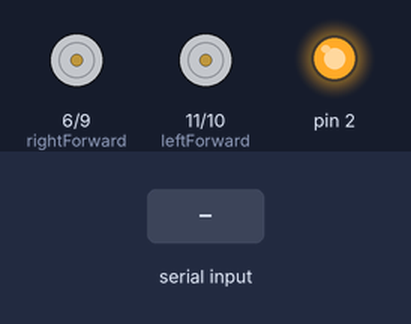
This sketch was run on a simulated Arduino Uno, built with avr-gcc and run on an emulated ATmega328P. On the bench: motor-driver pin pairs drawn as motors (green arrow = first pin HIGH = forward, orange = second pin HIGH = backward, longer = more drive), output pins drawn as LEDs (lit = HIGH). The test bench sets the inputs (shaded band).

Above: at 1.2 s.
1.3 s: "k" received over Serial
At 2.5 s:
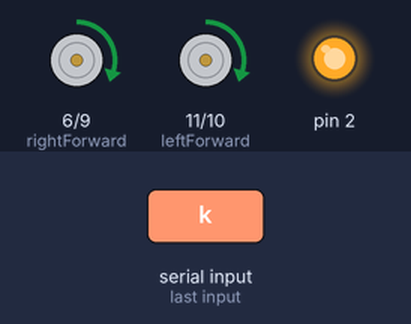
2.8 s: "j" received over Serial
At 3.6 s:
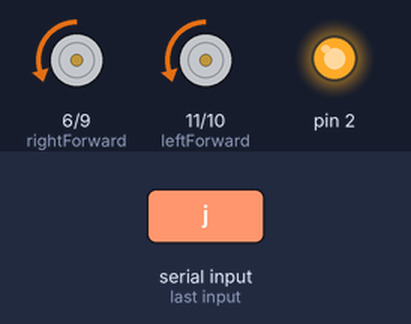
4.3 s: "h" received over Serial
At 4.8 s:
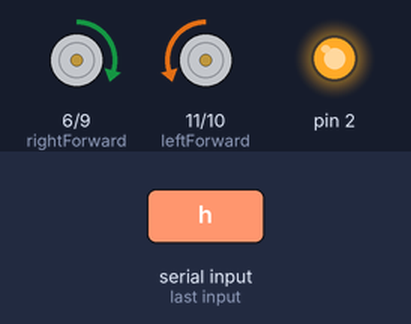
5.8 s: "l" received over Serial
At 7.0 s:
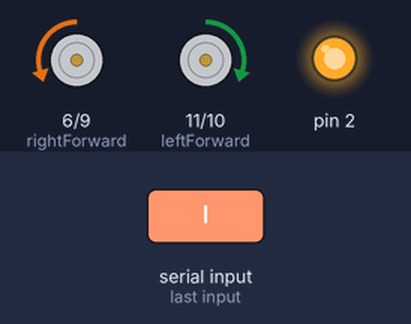
7.3 s: byte 32 (' ') received over Serial
At 8.2 s:
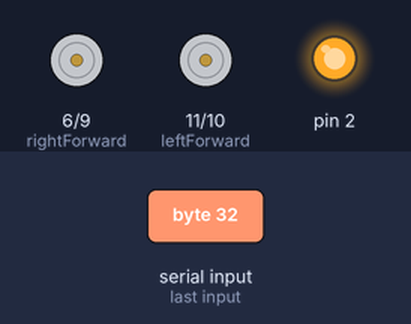
Timing chart, 0 to 9.8 s (numbered marks = the images above; inputs shaded):
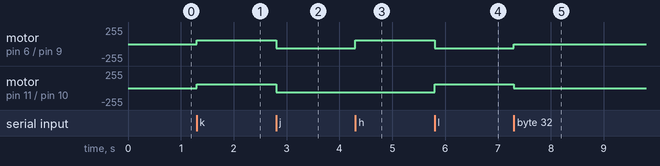

Measured:
- after the input at 1.3 s, motor on pin 6 (rightForward) / pin 9 (rightBackward), motor on pin 11 (leftForward) / pin 10 (leftBackward): stopped → forward 60/255 at once
- after the input at 2.8 s, motor on pin 6 (rightForward) / pin 9 (rightBackward), motor on pin 11 (leftForward) / pin 10 (leftBackward): forward 60/255 → backward 60/255 at once
- after the input at 4.3 s, motor on pin 6 (rightForward) / pin 9 (rightBackward): backward 60/255 → forward 60/255 at once
- after the input at 5.8 s, motor on pin 6 (rightForward) / pin 9 (rightBackward): forward 60/255 → backward 60/255 at once; motor on pin 11 (leftForward) / pin 10 (leftBackward): backward 60/255 → forward 60/255 at once
- after the input at 7.3 s, motor on pin 6 (rightForward) / pin 9 (rightBackward): backward 60/255 → stopped at once; motor on pin 11 (leftForward) / pin 10 (leftBackward): forward 60/255 → stopped at once

The sketch:

drive_remote.ino
```cpp
int speed = 60;

const int leftForward = 11;
const int leftBackward = 10;
const int rightForward = 6;
const int rightBackward = 9;

void setup() {
  Serial.begin(9600);
  pinMode(2, OUTPUT);
  digitalWrite(2,HIGH);
  pinMode(leftForward, OUTPUT);
  pinMode(leftBackward, OUTPUT);
  pinMode(rightForward, OUTPUT);
  pinMode(rightBackward, OUTPUT);
}

void loop() {

  if (Serial.available()) {
    char mode = Serial.read();

    if(mode=='k'){
	    analogWrite(leftForward, speed);
	    analogWrite(leftBackward, 0);
	    analogWrite(rightForward, speed);
	    analogWrite(rightBackward, 0);
    }
    if(mode=='j'){
	    analogWrite(leftForward, 0);
	    analogWrite(leftBackward, speed);
	    analogWrite(rightForward, 0);
	    analogWrite(rightBackward, speed);
    }
    if(mode=='h'){
	    analogWrite(leftForward, 0);
	    analogWrite(leftBackward, speed);
	    analogWrite(rightForward, speed);
	    analogWrite(rightBackward, 0);
    }
    if(mode=='l'){
	    analogWrite(leftForward, speed);
	    analogWrite(leftBackward, 0);
	    analogWrite(rightForward, 0);
	    analogWrite(rightBackward, speed);
    }
    if(mode==' '){
      analogWrite(leftForward, 0);
      analogWrite(leftBackward, 0);
      analogWrite(rightForward, 0);
      analogWrite(rightBackward, 0);
    }
    if(mode=='1') speed = 50;
    if(mode=='2') speed = 60;
    if(mode=='3') speed = 90;
    if(mode=='4') speed = 120;

  }
}
```
